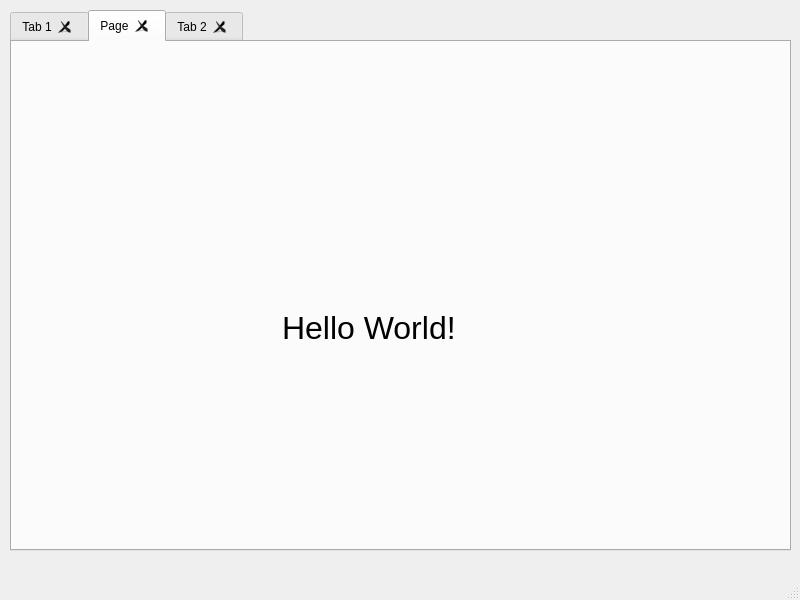
<?xml version="1.0" encoding="UTF-8"?>
<ui version="4.0">
 <class>MainWindow</class>
 <widget class="QMainWindow" name="MainWindow">
  <property name="geometry">
   <rect>
    <x>0</x>
    <y>0</y>
    <width>800</width>
    <height>600</height>
   </rect>
  </property>
  <property name="windowTitle">
   <string>MainWindow</string>
  </property>
  <widget class="QWidget" name="centralwidget">
   <widget class="QTabWidget" name="tabWidget">
    <property name="geometry">
     <rect>
      <x>10</x>
      <y>10</y>
      <width>781</width>
      <height>541</height>
     </rect>
    </property>
    <property name="currentIndex">
     <number>1</number>
    </property>
    <property name="tabsClosable">
     <bool>true</bool>
    </property>
    <property name="movable">
     <bool>true</bool>
    </property>
    <widget class="QWidget" name="tab">
     <attribute name="title">
      <string>Tab 1</string>
     </attribute>
     <widget class="QLabel" name="label">
      <property name="geometry">
       <rect>
        <x>200</x>
        <y>150</y>
        <width>301</width>
        <height>191</height>
       </rect>
      </property>
      <property name="font">
       <font>
        <pointsize>22</pointsize>
       </font>
      </property>
      <property name="text">
       <string/>
      </property>
      <property name="pixmap">
       <pixmap>index.jpg</pixmap>
      </property>
     </widget>
    </widget>
    <widget class="QWidget" name="tab_3">
     <attribute name="title">
      <string>Page</string>
     </attribute>
     <widget class="QLabel" name="label_3">
      <property name="geometry">
       <rect>
        <x>270</x>
        <y>220</y>
        <width>281</width>
        <height>131</height>
       </rect>
      </property>
      <property name="font">
       <font>
        <pointsize>24</pointsize>
       </font>
      </property>
      <property name="text">
       <string>Hello World!</string>
      </property>
     </widget>
    </widget>
    <widget class="QWidget" name="tab_2">
     <attribute name="title">
      <string>Tab 2</string>
     </attribute>
     <widget class="QLabel" name="label_2">
      <property name="geometry">
       <rect>
        <x>200</x>
        <y>150</y>
        <width>291</width>
        <height>171</height>
       </rect>
      </property>
      <property name="text">
       <string/>
      </property>
      <property name="pixmap">
       <pixmap>index1.jpg</pixmap>
      </property>
     </widget>
    </widget>
   </widget>
  </widget>
  <widget class="QMenuBar" name="menubar">
   <property name="geometry">
    <rect>
     <x>0</x>
     <y>0</y>
     <width>800</width>
     <height>21</height>
    </rect>
   </property>
  </widget>
  <widget class="QStatusBar" name="statusbar"/>
 </widget>
 <resources/>
 <connections/>
</ui>
